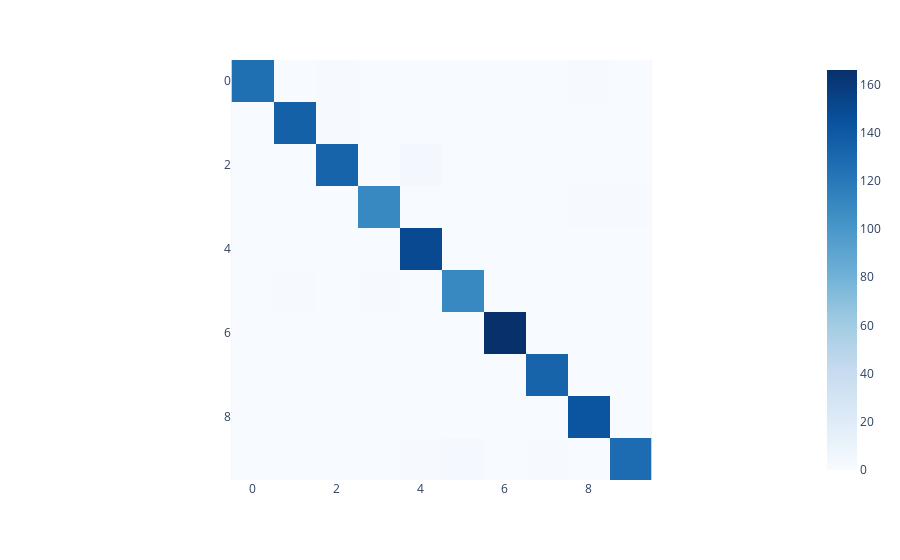

This figure's notebook cell:
### Markdown cell above
# Metrics

### Code cell
acc = accuracy_score(y_true=test_targets, y_pred=predictions)
accuracy = round(acc, 4)

print(f"The accuracy is {round(accuracy*100, 4)}%")

print(classification_report(y_true=test_targets, y_pred=predictions, digits=4))

conf_matrix = confusion_matrix(y_true=test_targets, y_pred=predictions)
px.imshow(conf_matrix, color_continuous_scale="blues")

### Figure 1 — Plotly figure (JSON) as saved in the notebook; plotly's stock layout.template omitted (floating-point values rounded to 4 significant figures)
{"data": [{"coloraxis": "coloraxis", "hovertemplate": "x: %{x}<br>y: %{y}<br>color: %{z}<extra></extra>", "name": "0", "type": "heatmap", "xaxis": "x", "yaxis": "y", "z": [[126, 0, 1, 0, 0, 0, 0, 0, 1, 0], [0, 135, 1, 0, 0, 0, 0, 0, 0, 0], [0, 0, 133, 0, 4, 0, 0, 0, 0, 0], [0, 0, 0, 110, 0, 0, 0, 0, 1, 1], [0, 0, 0, 0, 150, 0, 0, 0, 0, 0], [0, 1, 0, 1, 0, 110, 0, 0, 0, 0], [0, 0, 0, 0, 0, 0, 166, 0, 0, 0], [0, 0, 0, 0, 0, 0, 0, 133, 0, 0], [0, 0, 0, 0, 0, 0, 0, 0, 143, 0], [0, 0, 0, 0, 1, 3, 0, 1, 0, 128]]}], "layout": {"coloraxis": {"colorscale": [[0, "rgb(247,251,255)"], [0.125, "rgb(222,235,247)"], [0.25, "rgb(198,219,239)"], [0.375, "rgb(158,202,225)"], [0.5, "rgb(107,174,214)"], [0.625, "rgb(66,146,198)"], [0.75, "rgb(33,113,181)"], [0.875, "rgb(8,81,156)"], [1, "rgb(8,48,107)"]]}, "margin": {"t": 60}, "xaxis": {"anchor": "y", "constrain": "domain", "domain": [0, 1], "scaleanchor": "y"}, "yaxis": {"anchor": "x", "autorange": "reversed", "constrain": "domain", "domain": [0, 1]}}}
